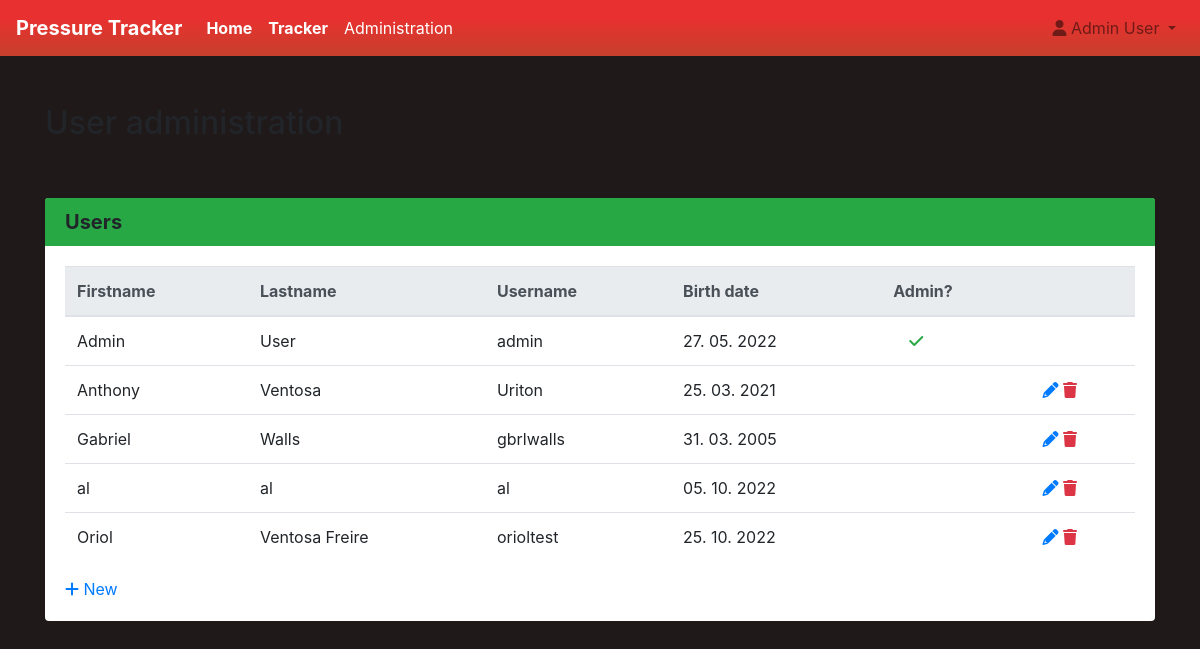
The page /admin (signed in) on the database its author committed.
### app1.py (models this page shows, shortened)
class User(db.Model):
    __tablename__ = 'user'
    id = db.Column(db.Integer, nullable=False, primary_key=True, autoincrement=True)
    firstname = db.Column(db.String, nullable=False)
    lastname = db.Column(db.String, nullable=False)
    username = db.Column(db.String, nullable=False, unique=True)
    password = db.Column(db.String, nullable=False) # Don't forget to MD5 encode it!
    birth_date = db.Column(db.DateTime, nullable=False)
    is_admin = db.Column(db.Boolean, default=False)

### app1.py (the view)
@app.route('/admin', methods=['GET', 'POST'])
def admin():
    if not session or session['loggedin'] == False:
        message = 'You do not have access permission.'
        abort(401, message)
    if session['is_admin'] == False:
        message = 'You are not authorized to access administration section.'
        abort(403, message)
    users = db.session.query(User).all()
    if len(users) == 0:
        users = None
    data = {
        'title': 'User administration',
        'users': users,
    }
    return render_template('admin.html', data=data, user=session)

### templates/admin.html (shortened to what this page needs)
{% extends "base.html" %}
{% block content %}
	<div class="container">
	  <div class="row my-5">
	    <div class="col-12">
		  <h2>{{ data.title }}</h2>
		</div>
	  </div>
      <div class="row my-5">
        <div class="col-12">
		  <div class="card mx-auto">
		    <h5 class="card-header text-black bg-success"><b>Users</b></h5>
			<div class="card-body">
			  {% if data.users %}
			  <table class="table">
			    <thead class="thead-light">
				  <tr>
				    <th>Firstname</th>
				    <th>Lastname</th>
				    <th>Username</th>
				    <th>Birth date</th>
				    <th>Admin?</th>
				    <th></th>
				  </tr>
				</thead>
				<tbody>
			      {% for item in data.users %}
				  <tr>
			        <td>{{ item.firstname }}</td>
			        <td>{{ item.lastname }}</td>
			        <td>{{ item.username }}</td>
			        <td>{{ item.birth_date.strftime('%d. %m. %Y') }}</td>
			        <td>{% if item.is_admin %}<i class="fa-solid fa-check text-success mx-3"></i>{% endif %}</td>
					<td>
					  {% if item.id != 1 %}
					  <a href="/user/edit/{{ item.id }}"><i class="fa-solid fa-pencil"></i></a>
					  <a href="/user/delete/{{ item.id }}" class="text-danger"><i class="fa-solid fa-trash"></i></a>
					  {% endif %}
					</td>
			      </tr>
			      {% endfor %}
			    </tbody>
			  </table>
			  {% else %}
			  <div>No users to display.</div>
			  {% endif %}
			  <div>
			    <a href="/user/add"><i class="fa-solid fa-plus"></i> New</a>
			  </div>
			</div>
		  </div>
		</div>
	  </div>
	</div>
{% endblock %}

### templates/base.html (shortened to what this page needs)
<!DOCTYPE html>
<html>
<head>
	<link rel="stylesheet" href="{{ url_for('static', filename='css/bootstrap.min.css') }}">
	<link rel="stylesheet" href="{{ url_for('static', filename='css/bootstrap-datepicker3.css') }}">
    <link href="{{ url_for('static', filename='css/bootstrap4-toggle.min.css') }}" rel="stylesheet">
	<link rel="stylesheet" href="{{ url_for('static', filename='css/fontawesome-6.1.1.min.css') }}">
</head>
<body>
	<nav class="navbar navbar-expand-lg navbar-light custom-gradient1">
	  <a class="navbar-brand text-white" href="/"><b>Pressure Tracker</b></a>
	  <div class="collapse navbar-collapse" id="navbarSupportedContent">
		<ul class="navbar-nav mr-auto">
		  <li class="nav-item">
			<a class="nav-link text-white" href="/"><b>Home</b></a>
		  </li>
		  <li class="nav-item">
			<a class="nav-link text-white" href="/benchmark"><b>Tracker</b></a>
		  </li>
		  {% if user and user.is_admin %}
		  <li class="nav-item">
			<a class="nav-link text-white" href="/admin">Administration</a>
		  </li>
		  {% endif %}
		</ul>
		<ul class="navbar-nav ml-auto">
		  {% if user and user.loggedin %}
		  <li class="nav-item dropdown">
			<a class="nav-link dropdown-toggle" href="#" id="userMenu" role="button" data-toggle="dropdown" aria-haspopup="true" aria-expanded="false">
			  <span class="fa fa-user"></span> {{ user.firstname }} {{ user.lastname }}
			</a>
		  </li>
		  {% else %}
		  <li class="nav-item">
			<a class="nav-link" href="/login"><b>Sign in</b></a>
		  </li>
		  {% endif %}
		</ul>
	  </div>
	</nav>
	{% block content %}{% endblock%}
</body>
</html>

### templates/base.html (style rules this page uses)
body { background-color: #201919; }
.custom-gradient1 { background: rgb(223, 78, 56); background: linear-gradient(0deg, rgb(199, 64, 44) 0%, rgb(233, 48, 48) 70%); }
.card { border: 0; }
.card-header { border-bottom: 0; }

### rows shown on the page
User: lastname "User", firstname "Admin", username "admin", birth_date "27. 05. 2022", is_admin True (drawn)
User: firstname "Anthony", lastname "Ventosa", username "Uriton", birth_date "25. 03. 2021"
User: firstname "Gabriel", lastname "Walls", username "gbrlwalls", birth_date "31. 03. 2005"
User: firstname "al", lastname "al", username "al", birth_date "05. 10. 2022"
User: firstname "Oriol", lastname "Ventosa Freire", username "orioltest", birth_date "25. 10. 2022"

### other values the page prints
{{ user.firstname }} "Admin"
